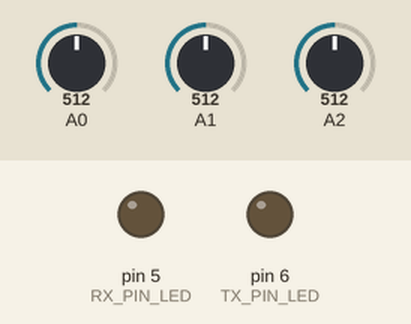
Bench run of a sketch on a simulated Arduino Uno, built with avr-gcc and run on an emulated ATmega328P. Shown: output pins drawn as LEDs (lit = HIGH). The test bench sets the inputs (shaded band); at power-on: A0 = 512, A1 = 512, A2 = 512. No radio packets arrive unless stated; what the sketch prints to the serial monitor is not drawn.

Above: at 0.3 s.
Timing chart, 0 to 1.8 s (numbered marks = the images above):
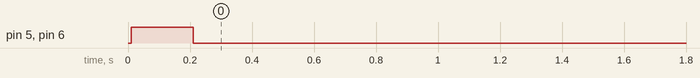

The sketch:

Remote.ino
```cpp
/* Remote */


/* Libraries */

#include <SPI.h>
#include <nRF24L01.h>
#include <RF24.h>

/* Directives and Macros */
#define PIPE_ADDRESS_SIZE  5    //Only 5 byte!
#define BUFFER_SIZE        8   //Size of TX and RX buffers


#define UART_SPEED_48    4800   //UART speeds
#define UART_SPEED_96    9600
#define UART_SPEED_288   28800
#define UART_SPEED_115   115200

#define TX_PIN_LED 6            //Pins numbers
#define RX_PIN_LED 5

/* Variables */
boolean RxState = false;
boolean TxState = false;

boolean RxRole = false;
boolean TxRole = true;

uint8_t TxCounter = 0x00;
uint8_t RxCounter = 0x00;
uint8_t ToTxCounter = 0x0A;
uint8_t ToRxCounter = 0x0F;

//uint32_t TimeExecute = 0;   niepotrzebne
uint32_t TxTimeExecute = 0;
uint32_t RxTimeExecute = 0;

uint16_t blinkTime = 200;


/* Arrays */
uint8_t TxBuffer[BUFFER_SIZE];
uint8_t RxBuffer[BUFFER_SIZE];

uint8_t TxAddresses[PIPE_ADDRESS_SIZE] = {0x0A, 0x0A, 0x0A, 0x0A, 0x01};  //TX pipeline address
uint8_t RxAddresses[PIPE_ADDRESS_SIZE] = {0x0B, 0x0B, 0x0B, 0x0B, 0x02};  //RX pipeline address

/* Prototypes */
boolean doubleBlink(uint8_t ledPin_1, uint8_t ledPin_2, uint16_t blinkTime);
void bufferReset(uint8_t *buf, uint8_t bufSize);

RF24 remote(7, 8);

void setup() {
  /* UART init */
  Serial.begin(UART_SPEED_96, SERIAL_8E1);                        //UART 8 bits with EVEN mode - że bit parzystości
  Serial.println("\nRemote application start\nUART init OK\n");
  delay(10);

  /* GPIO init */
  pinMode(TX_PIN_LED, OUTPUT);
  pinMode(RX_PIN_LED, OUTPUT);
  doubleBlink(TX_PIN_LED, RX_PIN_LED, blinkTime);
  Serial.println("\nLEDs init OK \nTX LED pin: 6 \nRX LED pin: 5 \n");
  delay(10);

  /* nRF24L01+ init */
  remote.begin();
  remote.openWritingPipe(TxAddresses);
  remote.openReadingPipe(1, RxAddresses);
  remote.setPALevel(RF24_PA_MIN);
  remote.stopListening();
  Serial.println("\nNRF24 init OK\n Set TX and RX pipeline addresses\n");
  delay(10);

  /* Clean buffers */
  bufferReset(TxBuffer, sizeof(TxBuffer));
  bufferReset(RxBuffer, sizeof(RxBuffer));
  Serial.println("\nTX and RX buffers RESET OK\n");

}

void loop() {

  TxBuffer[0] = map( analogRead(A0), 0, 1023, 0, 255);
  TxBuffer[1] = map( analogRead(A1), 0, 1023, 0, 255);
  TxBuffer[2] = map( analogRead(A2), 0, 1023, 0, 255);
  TxBuffer[3] = 0x00;

  delay(100);
  /* Start transmit */
  //  TxTimeExecute = micros(); //time execute measure
  remote.stopListening();
  if (TxRole) {                                        //if module is in transmitter mode
    digitalWrite(TX_PIN_LED, HIGH);                      //TX LED ON
    TxState = remote.write(TxBuffer, BUFFER_SIZE);      //transmit TxBuffer content and status transmission save
    digitalWrite(TX_PIN_LED, LOW);                       //TX LED OFF
    TxCounter++;
    Serial.println("\n TxState " + String(TxState) + "\n");
  }
  if (TxCounter == ToRxCounter) {
    RxRole = true;
    TxRole = false;
    Serial.println("\nChange role from TX to RX\nTxCounter: " + String(TxCounter));
    TxCounter = 0;
  }
  /* End of transmit */

  /* Start receive */
  if (RxRole) {
    digitalWrite(RX_PIN_LED, HIGH);
    if (remote.available()) {
      remote.read(RxBuffer, BUFFER_SIZE);
      Serial.print("RX Buffer print " + String(RxBuffer[0]));

    }
    RxCounter++;
    Serial.println("\n RxCounter " + String(RxCounter) + "\n");
    digitalWrite(RX_PIN_LED, LOW);
  }
  /* End of receive */
  if (RxCounter == ToTxCounter) {
    RxRole = false;
    TxRole = true;
    Serial.println("Change role from RX to TX\nRxCounter: " + String(RxCounter));
    RxCounter = 0;
  }


}


/* Functions */

/* Blink two LEDs */
boolean doubleBlink(uint8_t ledPin_1, uint8_t ledPin_2, uint16_t blinkTime) {
  if ( ((ledPin_1 < 0) || (ledPin_1 > 13)) || ((ledPin_2 < 0) || (ledPin_2 > 13)) ) {
    return false;
  }
  if ( blinkTime > 10000) {   //jezeli wieksze do 10 sek
    blinkTime = 2000;
  }

  if ( digitalRead(ledPin_1) == HIGH || digitalRead(ledPin_2) == HIGH ) {       // high high
    digitalWrite(ledPin_1, LOW);  digitalWrite(ledPin_2, LOW);
    delay(blinkTime);
    digitalWrite(ledPin_1, HIGH); digitalWrite(ledPin_2, HIGH);
    return true;

  } else if ( digitalRead(ledPin_1) == LOW || digitalRead(ledPin_2) == LOW ) {    //low low
    digitalWrite(ledPin_1, HIGH); digitalWrite(ledPin_2, HIGH);
    delay(blinkTime);
    digitalWrite(ledPin_1, LOW);  digitalWrite(ledPin_2, LOW);
    return true;

  } else if ( digitalRead(ledPin_1) == LOW || digitalRead(ledPin_2) == HIGH) {    //low high
    digitalWrite(ledPin_1, HIGH); digitalWrite(ledPin_2, LOW);
    delay(blinkTime);
    digitalWrite(ledPin_1, LOW);  digitalWrite(ledPin_2, HIGH);
    return true;

  } else if ( digitalRead(ledPin_1) == HIGH || digitalRead(ledPin_2) == LOW ) {   //high low
    digitalWrite(ledPin_1, LOW); digitalWrite(ledPin_2, HIGH);
    delay(blinkTime);
    digitalWrite(ledPin_1, HIGH);  digitalWrite(ledPin_2, LOW);
    return true;
  } else {
    return false;
  }
}

/* Clean arrays functions */
void bufferReset(uint8_t *buf, uint8_t bufSize) {            //Funkcja resetowanai bufora
  for (uint8_t i = 0; i < bufSize; i++) {
    buf[i] = 0;
  }
}
```
